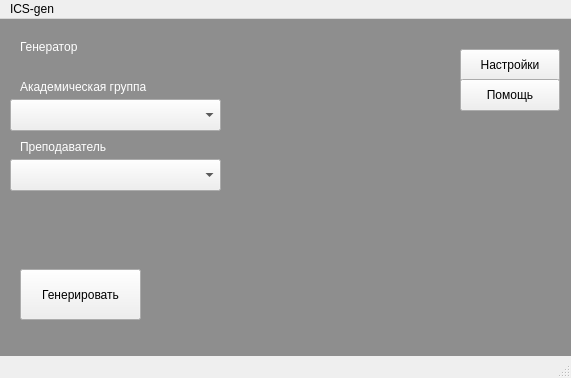
<?xml version="1.0" encoding="UTF-8"?>
<ui version="4.0">
 <class>MainWindow</class>
 <widget class="QMainWindow" name="MainWindow">
  <property name="geometry">
   <rect>
    <x>0</x>
    <y>0</y>
    <width>571</width>
    <height>378</height>
   </rect>
  </property>
  <property name="windowTitle">
   <string>ICS-generator</string>
  </property>
  <property name="autoFillBackground">
   <bool>false</bool>
  </property>
  <property name="styleSheet">
   <string notr="true"/>
  </property>
  <widget class="QWidget" name="centralwidget">
   <widget class="QStackedWidget" name="stackedWidget">
    <property name="geometry">
     <rect>
      <x>0</x>
      <y>0</y>
      <width>571</width>
      <height>351</height>
     </rect>
    </property>
    <property name="styleSheet">
     <string notr="true"/>
    </property>
    <property name="currentIndex">
     <number>0</number>
    </property>
    <widget class="QWidget" name="main">
     <widget class="QPushButton" name="goToSettings">
      <property name="geometry">
       <rect>
        <x>460</x>
        <y>30</y>
        <width>100</width>
        <height>32</height>
       </rect>
      </property>
      <property name="focusPolicy">
       <enum>Qt::TabFocus</enum>
      </property>
      <property name="text">
       <string notr="true">Настройки</string>
      </property>
     </widget>
     <widget class="QComboBox" name="group">
      <property name="geometry">
       <rect>
        <x>10</x>
        <y>80</y>
        <width>211</width>
        <height>32</height>
       </rect>
      </property>
      <property name="focusPolicy">
       <enum>Qt::TabFocus</enum>
      </property>
     </widget>
     <widget class="QLabel" name="label_3">
      <property name="geometry">
       <rect>
        <x>20</x>
        <y>120</y>
        <width>131</width>
        <height>16</height>
       </rect>
      </property>
      <property name="styleSheet">
       <string notr="true">color: white;</string>
      </property>
      <property name="text">
       <string notr="true">Преподаватель</string>
      </property>
     </widget>
     <widget class="QPushButton" name="pushButton">
      <property name="geometry">
       <rect>
        <x>20</x>
        <y>250</y>
        <width>121</width>
        <height>51</height>
       </rect>
      </property>
      <property name="text">
       <string notr="true">Генерировать</string>
      </property>
     </widget>
     <widget class="QComboBox" name="teacher">
      <property name="geometry">
       <rect>
        <x>10</x>
        <y>140</y>
        <width>211</width>
        <height>32</height>
       </rect>
      </property>
      <property name="styleSheet">
       <string notr="true"/>
      </property>
     </widget>
     <widget class="QLabel" name="label_2">
      <property name="geometry">
       <rect>
        <x>20</x>
        <y>60</y>
        <width>161</width>
        <height>16</height>
       </rect>
      </property>
      <property name="styleSheet">
       <string notr="true">color: white;</string>
      </property>
      <property name="text">
       <string notr="true">Академическая группа</string>
      </property>
     </widget>
     <widget class="QLabel" name="label">
      <property name="geometry">
       <rect>
        <x>20</x>
        <y>20</y>
        <width>101</width>
        <height>16</height>
       </rect>
      </property>
      <property name="focusPolicy">
       <enum>Qt::NoFocus</enum>
      </property>
      <property name="styleSheet">
       <string notr="true">color: white;</string>
      </property>
      <property name="text">
       <string notr="true">Генератор</string>
      </property>
     </widget>
     <widget class="QLabel" name="mainBg">
      <property name="geometry">
       <rect>
        <x>0</x>
        <y>0</y>
        <width>581</width>
        <height>381</height>
       </rect>
      </property>
      <property name="styleSheet">
       <string notr="true">background-color: #8E8E8E;</string>
      </property>
      <property name="text">
       <string/>
      </property>
     </widget>
     <widget class="QPushButton" name="helpButton">
      <property name="geometry">
       <rect>
        <x>460</x>
        <y>60</y>
        <width>100</width>
        <height>32</height>
       </rect>
      </property>
      <property name="text">
       <string>Помощь</string>
      </property>
     </widget>
     <zorder>mainBg</zorder>
     <zorder>goToSettings</zorder>
     <zorder>group</zorder>
     <zorder>label_3</zorder>
     <zorder>pushButton</zorder>
     <zorder>teacher</zorder>
     <zorder>label_2</zorder>
     <zorder>label</zorder>
     <zorder>helpButton</zorder>
    </widget>
    <widget class="QWidget" name="settings">
     <widget class="QPushButton" name="goBackButton">
      <property name="geometry">
       <rect>
        <x>460</x>
        <y>30</y>
        <width>100</width>
        <height>32</height>
       </rect>
      </property>
      <property name="focusPolicy">
       <enum>Qt::TabFocus</enum>
      </property>
      <property name="text">
       <string notr="true">&lt; Назад</string>
      </property>
     </widget>
     <widget class="QLabel" name="label_4">
      <property name="geometry">
       <rect>
        <x>20</x>
        <y>170</y>
        <width>121</width>
        <height>16</height>
       </rect>
      </property>
      <property name="styleSheet">
       <string notr="true">color: white;</string>
      </property>
      <property name="text">
       <string notr="true">Журнал ошибок</string>
      </property>
     </widget>
     <widget class="QLabel" name="label_5">
      <property name="geometry">
       <rect>
        <x>20</x>
        <y>110</y>
        <width>171</width>
        <height>16</height>
       </rect>
      </property>
      <property name="styleSheet">
       <string notr="true">color: white;</string>
      </property>
      <property name="text">
       <string notr="true">Сохранять события в</string>
      </property>
     </widget>
     <widget class="QLabel" name="label_6">
      <property name="geometry">
       <rect>
        <x>20</x>
        <y>60</y>
        <width>156</width>
        <height>20</height>
       </rect>
      </property>
      <property name="styleSheet">
       <string notr="true">color: white;</string>
      </property>
      <property name="text">
       <string notr="true">Адрес api</string>
      </property>
     </widget>
     <widget class="QLineEdit" name="apiPath">
      <property name="geometry">
       <rect>
        <x>20</x>
        <y>80</y>
        <width>156</width>
        <height>21</height>
       </rect>
      </property>
     </widget>
     <widget class="QLabel" name="label_7">
      <property name="geometry">
       <rect>
        <x>20</x>
        <y>20</y>
        <width>101</width>
        <height>16</height>
       </rect>
      </property>
      <property name="styleSheet">
       <string notr="true">color: white;</string>
      </property>
      <property name="text">
       <string notr="true">Настройки</string>
      </property>
     </widget>
     <widget class="QPushButton" name="refreshData">
      <property name="geometry">
       <rect>
        <x>20</x>
        <y>300</y>
        <width>141</width>
        <height>51</height>
       </rect>
      </property>
      <property name="text">
       <string notr="true">Обновить данные</string>
      </property>
     </widget>
     <widget class="QWidget" name="horizontalLayoutWidget">
      <property name="geometry">
       <rect>
        <x>20</x>
        <y>120</y>
        <width>301</width>
        <height>41</height>
       </rect>
      </property>
      <layout class="QHBoxLayout" name="horizontalLayout">
       <item>
        <widget class="QLineEdit" name="eventDir">
         <property name="toolTip">
          <string>&lt;html&gt;&lt;head/&gt;&lt;body&gt;&lt;p&gt;&lt;br/&gt;&lt;/p&gt;&lt;/body&gt;&lt;/html&gt;</string>
         </property>
         <property name="readOnly">
          <bool>true</bool>
         </property>
        </widget>
       </item>
       <item>
        <widget class="QPushButton" name="chooseEventDir">
         <property name="text">
          <string>Выбрать</string>
         </property>
        </widget>
       </item>
      </layout>
     </widget>
     <widget class="QWidget" name="horizontalLayoutWidget_2">
      <property name="geometry">
       <rect>
        <x>20</x>
        <y>180</y>
        <width>301</width>
        <height>41</height>
       </rect>
      </property>
      <layout class="QHBoxLayout" name="horizontalLayout_2">
       <item>
        <widget class="QLineEdit" name="journalDir">
         <property name="toolTip">
          <string>&lt;html&gt;&lt;head/&gt;&lt;body&gt;&lt;p&gt;&lt;br/&gt;&lt;/p&gt;&lt;/body&gt;&lt;/html&gt;</string>
         </property>
         <property name="readOnly">
          <bool>true</bool>
         </property>
        </widget>
       </item>
       <item>
        <widget class="QPushButton" name="chooseJournalDir">
         <property name="text">
          <string>Выбрать</string>
         </property>
        </widget>
       </item>
      </layout>
     </widget>
     <widget class="QPushButton" name="saveSettings">
      <property name="geometry">
       <rect>
        <x>20</x>
        <y>250</y>
        <width>100</width>
        <height>32</height>
       </rect>
      </property>
      <property name="text">
       <string>Сохранить</string>
      </property>
     </widget>
     <widget class="QLabel" name="settingsBg">
      <property name="geometry">
       <rect>
        <x>0</x>
        <y>0</y>
        <width>571</width>
        <height>371</height>
       </rect>
      </property>
      <property name="minimumSize">
       <size>
        <width>261</width>
        <height>0</height>
       </size>
      </property>
      <property name="styleSheet">
       <string notr="true">background-color: #8E8E8E;</string>
      </property>
      <property name="text">
       <string/>
      </property>
     </widget>
     <widget class="QCheckBox" name="jokesCheckbox">
      <property name="geometry">
       <rect>
        <x>20</x>
        <y>230</y>
        <width>151</width>
        <height>20</height>
       </rect>
      </property>
      <property name="styleSheet">
       <string notr="true">color: #fff;</string>
      </property>
      <property name="text">
       <string>Включить приколы</string>
      </property>
     </widget>
     <widget class="QPushButton" name="defaultButton">
      <property name="geometry">
       <rect>
        <x>140</x>
        <y>250</y>
        <width>121</width>
        <height>32</height>
       </rect>
      </property>
      <property name="text">
       <string>По умолчанию</string>
      </property>
     </widget>
     <zorder>settingsBg</zorder>
     <zorder>goBackButton</zorder>
     <zorder>label_4</zorder>
     <zorder>label_5</zorder>
     <zorder>label_6</zorder>
     <zorder>apiPath</zorder>
     <zorder>label_7</zorder>
     <zorder>refreshData</zorder>
     <zorder>horizontalLayoutWidget</zorder>
     <zorder>horizontalLayoutWidget_2</zorder>
     <zorder>saveSettings</zorder>
     <zorder>jokesCheckbox</zorder>
     <zorder>defaultButton</zorder>
    </widget>
   </widget>
  </widget>
  <widget class="QMenuBar" name="menubar">
   <property name="geometry">
    <rect>
     <x>0</x>
     <y>0</y>
     <width>571</width>
     <height>24</height>
    </rect>
   </property>
   <widget class="QMenu" name="menuICS_gen">
    <property name="title">
     <string>ICS-gen</string>
    </property>
   </widget>
   <addaction name="menuICS_gen"/>
  </widget>
  <widget class="QStatusBar" name="statusbar"/>
 </widget>
 <resources/>
 <connections/>
</ui>
